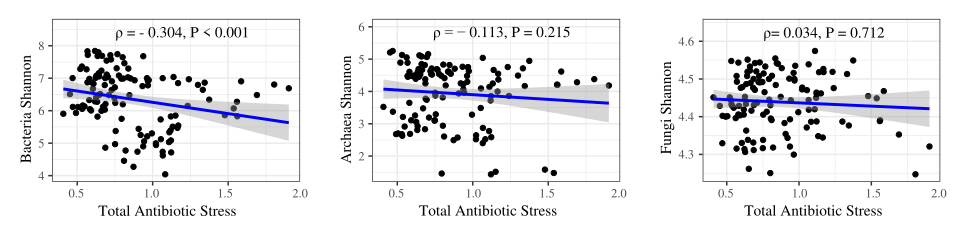

Reproduce this figure in R.
library(ggplot2)
library(dplyr)
library(gridExtra)

alpha_diversity_path <- "alpha_diversity_results.csv"
env_factors_path <- "environment.csv"
output_dir <- "fig6"

alpha_diversity <- read.csv(alpha_diversity_path, row.names = 1, na.strings = c("", "NA"))
env_factors <- read.csv(env_factors_path, row.names = 1, na.strings = c("", "NA"))

alpha_diversity <- cbind(env_factors, alpha_diversity)

col_type_status <- list()
for (col_name in colnames(alpha_diversity)) {
  tryCatch({
    alpha_diversity[[col_name]] <- as.numeric(alpha_diversity[[col_name]])
    col_type_status[[col_name]] <- "secced"
  }, error = function(e) {
    col_type_status[[col_name]] <- paste("failed，reason：", e$message)
  })
}

print(col_type_status)

env_factors <- c(
  "Total_Antibiotic_Stress"
)

diversity_measures <- unique(c( 
  "Bacteria_Shannon", "Archaea_Shannon", "Fungi_Shannon"
))

results <- data.frame(EnvironmentalFactor = character(),
                      DiversityMeasure = character(),
                      Spearman_Rho = numeric(),
                      P_Value = character(),
                      stringsAsFactors = FALSE)

min_p_value <- 0.001

plots_list <- list()

for (factor in env_factors) {
  dir.create(file.path(output_dir, factor), showWarnings = FALSE, recursive = TRUE)
  
  for (diversity in diversity_measures) {
    
    if (!is.numeric(alpha_diversity[[factor]]) || !is.numeric(alpha_diversity[[diversity]])) {
      warning(paste("1", factor, "or", diversity, "none"))
      next
    }
    
    
    cor_test <- cor.test(
      alpha_diversity[[factor]], 
      alpha_diversity[[diversity]], 
      method = "spearman", 
      use = "complete.obs"
    )
    
    spearman_rho <- cor_test$estimate
    p_value <- cor_test$p.value
    
    if (p_value < min_p_value) {
      p_value_text <- "< 0.001"
    } else {
      p_value_text <- format.pval(p_value, digits = 3)
    }
    
    
    correlation_text <- paste0("ρ = ", round(spearman_rho, 3), ", P = ", p_value_text)
    
    
    plot <- ggplot(alpha_diversity, aes(x = .data[[factor]], y = .data[[diversity]])) +
      geom_point() +
      geom_smooth(method = "lm", se = TRUE, color = "blue") +
      annotate("text", 
               x = mean(range(alpha_diversity[[factor]], na.rm = TRUE)), 
               y = max(alpha_diversity[[diversity]], na.rm = TRUE) + 0.2 * diff(range(alpha_diversity[[diversity]], na.rm = TRUE)), # Y轴顶部上方偏移
               label = correlation_text,
               hjust = 0.5, vjust = 1, size = 4) +
      theme_bw() +
      theme(
        plot.margin = unit(c(1, 1, 1, 1), "lines"),
        plot.title = element_text(hjust = 0.5, size = 14),
        
      ) +
      labs(x = factor, y = diversity)
    
    
    plots_list[[length(plots_list) + 1]] <- plot
    
  
    ggsave(filename = file.path(output_dir, factor, paste0(diversity, "_vs_", factor, "_Spearman.png")),
           plot = plot, width = 3.2, height = 2.4, units = "in")
    
    
    ggsave(filename = file.path(output_dir, factor, paste0(diversity, "_vs_", factor, "_Spearman.pdf")),
           plot = plot, width = 3.2, height = 2.4, units = "in")
    
    results <- rbind(results, data.frame(EnvironmentalFactor = factor,
                                         DiversityMeasure = diversity,
                                         Spearman_Rho = spearman_rho,
                                         P_Value = p_value_text))
  }
}


write.csv(results, file.path(output_dir, "spearman_correlation_results.csv"), row.names = FALSE)


combined_plot <- grid.arrange(grobs = plots_list, nrow = 1, ncol = 3)

ggsave(filename = file.path(output_dir, "combined_Spearman_plots.pdf"), plot = combined_plot, width = 9.6, height = 2.4, units = "in")

ggsave(filename = file.path(output_dir, "combined_Spearman_plots.tiff"), plot = combined_plot, width = 9.6, height = 2.4, units = "in", dpi = 300)
